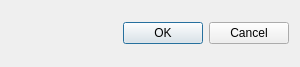
<?xml version="1.0" encoding="UTF-8"?>
<ui version="4.0">
 <class>ChangePasswordDialog</class>
 <widget class="QDialog" name="ChangePasswordDialog">
  <property name="geometry">
   <rect>
    <x>0</x>
    <y>0</y>
    <width>300</width>
    <height>67</height>
   </rect>
  </property>
  <property name="windowTitle">
   <string notr="true"/>
  </property>
  <layout class="QGridLayout" name="gridLayout">
   <item row="1" column="0">
    <widget class="QDialogButtonBox" name="_buttonBox">
     <property name="orientation">
      <enum>Qt::Horizontal</enum>
     </property>
     <property name="standardButtons">
      <set>QDialogButtonBox::Cancel|QDialogButtonBox::Ok</set>
     </property>
    </widget>
   </item>
   <item row="0" column="0">
    <layout class="QVBoxLayout" name="_verticalLayout"/>
   </item>
  </layout>
 </widget>
 <resources/>
 <connections>
  <connection>
   <sender>_buttonBox</sender>
   <signal>accepted()</signal>
   <receiver>ChangePasswordDialog</receiver>
   <slot>accept()</slot>
   <hints>
    <hint type="sourcelabel">
     <x>248</x>
     <y>254</y>
    </hint>
    <hint type="destinationlabel">
     <x>157</x>
     <y>274</y>
    </hint>
   </hints>
  </connection>
  <connection>
   <sender>_buttonBox</sender>
   <signal>rejected()</signal>
   <receiver>ChangePasswordDialog</receiver>
   <slot>reject()</slot>
   <hints>
    <hint type="sourcelabel">
     <x>316</x>
     <y>260</y>
    </hint>
    <hint type="destinationlabel">
     <x>286</x>
     <y>274</y>
    </hint>
   </hints>
  </connection>
 </connections>
</ui>
